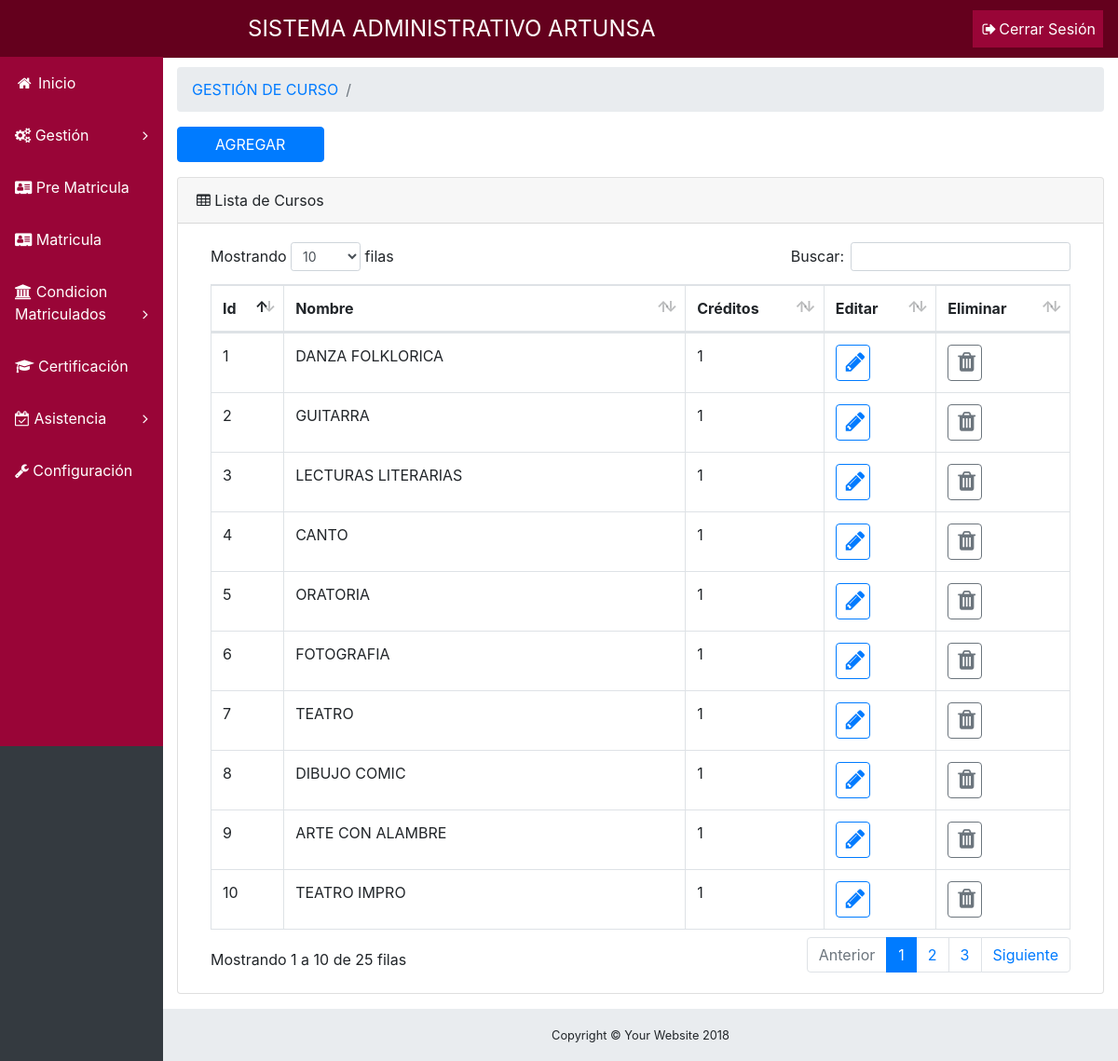
Page /controller/ControladorCurso.php (signed in) on the committed database.
### tables this page shows
CREATE TABLE `curso` (
  `IdCurso` int(11) NOT NULL COMMENT 'Identificador del curso',
  `CursoNombre` varchar(40) NOT NULL COMMENT 'Nombre del curso que se va a llevar',
  `CursoAsistenciaTotal` int(14) NOT NULL DEFAULT 16,
  `CursoCreditos` int(11) NOT NULL COMMENT 'Creditaje del curso   segun la escuela',
  `CursoEstado` int(11) NOT NULL COMMENT 'Estado del registro del curso'
);

### viewPhp/gestionCurso.php (called while the page is built)
<?php
include 'index.php';
include '../view/curso.php' ;
include 'foot.php';

### model/Modelo.php (called while the page is built, shortened)
<?php
include_once '../conexion/conexion.php';
include_once '../DAO/Curso.php';
if (class_exists('Modelo') != true) {
    class Modelo {
        private $conn;
        public function __construct() {
            $c = new Conexion();
            $this->conn = $c->getConexion();
        }
        public function getConn() {
            return $this->conn;
        }
    }
}

### conexion/conexion.php (called while the page is built, shortened)
<?php
if (class_exists('Conexion') != true) {
    class Conexion {
        private $servername = "localhost";
        private $usernamePe = "root";
        private $password = "";
       	private $dbnamePermiso = "artunsa2019";
        private $conn = null;
        public function getConexion() {
            if ($this->conn == null) {
                $this->conn = new mysqli($this->servername, $this->usernamePe, $this->password, $this->dbnamePermiso );
            }
            return $this->conn;
        }
    }
}

### model/ModeloCurso.php (called while the page is built, shortened)
<?php
class ModeloCurso extends Modelo implements Operations {
    public function getLista() {
        $sql = "SELECT IdCurso,CursoNombre,CursoCreditos,CursoEstado FROM `curso` WHERE `CursoEstado`=1";
        $result = parent::getConn()->query($sql);
        $outp = $result->fetch_all(MYSQLI_ASSOC);
        return json_encode($outp);
    }
}

### view/curso.php (the view, shortened to what this page needs)
<!DOCTYPE html>
<head>
</head>
<div class='content-wrapper'>
    <div class='container-fluid'>
        <ol class='breadcrumb'>
            <li class='breadcrumb-item'>
                <a id="primero" href='../controller/ControladorCurso.php'></a>
            </li>
            <li class='breadcrumb-item active' id="mapa"></li>
        </ol>
        <div class="form-group">
            <div class="form-row">
                <div class="col-md-2">
                    <a class="btn btn-primary btn-block" id="botonAgregar" href="#">AGREGAR</a>
                </div>
            </div>
        </div>
        <div class='card mb-3' id="tabla">
            <div class='card-header'>
                <i class='fa fa-table'></i> Lista de Cursos</div>
            <div class='card-body'>
                <div class='table-responsive'>
                    <table class='table table-bordered' id='dataTable' width='100%' cellspacing='0'>
                        <thead>
                            <tr>
                                <th>Id </th>
                                <th>Nombre</th>
                                <th>Créditos</th>
                                <th> Editar </th>
                                <th> Eliminar</th>
                            </tr>
                        </thead>
                        <tbody>
                            <?php
                            $array = json_decode($cursos, true);
                            $i=1;
                            foreach ($array as &$valor) {
                                echo "<tr>
                            <td> $i </td>
                            <td> $valor[CursoNombre] </td>
                            <td> $valor[CursoCreditos] </td>
                            <td><button onclick='editar($valor[IdCurso])' style=' padding: 5px 25px;padding-left: 10px;' class=' col-md-2 botonModificar btn btn-outline-primary btn-block' ><span class='fa fa-pencil fa-2x'></span></a></td>
                            <td><button onclick='eliminar($valor[IdCurso],\" $valor[CursoNombre] \")' style=' padding: 5px 25px;padding-left: 10px;' class=' col-md-2 botonEliminar btn btn-outline-secondary btn-block' ><span class='fa fa-trash fa-2x'></span></a></td>
                            </tr>";
                            $i++;
                            }
                            ?>
                        </tbody>
                    </table>
                </div>
            </div>
        </div>
    </div>
</div>

### css/sb-admin.css (style rules this page uses)
html { position: relative; min-height: 100%; }
body { overflow-x: hidden; }
body.sticky-footer { margin-bottom: 56px; }
body.sticky-footer .content-wrapper { min-height: calc(100vh - 56px - 56px); }
body.fixed-nav { padding-top: 56px; }
.content-wrapper { min-height: calc(100vh - 56px); padding-top: 1rem; }
.content-wrapper { overflow-x: hidden; background: white; }
@media (min-width: 992px) { .content-wrapper { margin-left: 175px; } }

### rows in the picture
curso: CursoNombre "DANZA FOLKLORICA", CursoCreditos "1"
curso: CursoNombre "GUITARRA", CursoCreditos "1"
curso: CursoNombre "LECTURAS LITERARIAS", CursoCreditos "1"
curso: CursoNombre "CANTO", CursoCreditos "1"
curso: CursoNombre "ORATORIA", CursoCreditos "1"
curso: CursoNombre "FOTOGRAFIA", CursoCreditos "1"
curso: CursoNombre "TEATRO", CursoCreditos "1"
curso: CursoNombre "DIBUJO COMIC", CursoCreditos "1"
curso: CursoNombre "ARTE CON ALAMBRE", CursoCreditos "1"
curso: CursoNombre "TEATRO IMPRO", CursoCreditos "1"
